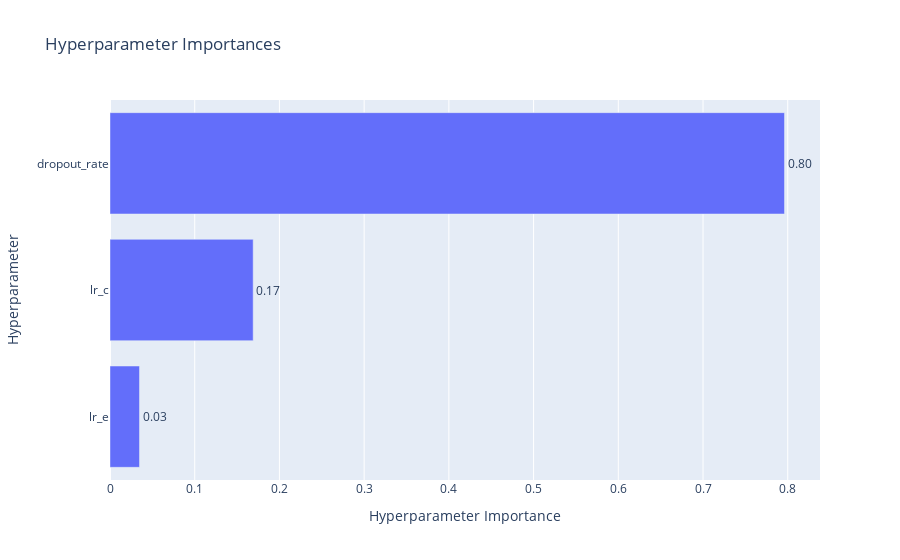

The notebook cell saved with this chart:
### Code cell
optuna.visualization.plot_param_importances(study)

### Figure 1 — Plotly figure (JSON) as saved in the notebook; plotly's stock layout.template omitted (floating-point values rounded to 4 significant figures)
{"data": [{"cliponaxis": false, "hovertemplate": ["lr_e (CategoricalDistribution): 0.034819679708260796<extra></extra>", "lr_c (CategoricalDistribution): 0.16900267931054427<extra></extra>", "dropout_rate (CategoricalDistribution): 0.7961776409811949<extra></extra>"], "name": "Objective Value", "orientation": "h", "text": ["0.03", "0.17", "0.80"], "textposition": "outside", "type": "bar", "x": [0.03482, 0.169, 0.7962], "y": ["lr_e", "lr_c", "dropout_rate"]}], "layout": {"title": {"text": "Hyperparameter Importances"}, "xaxis": {"title": {"text": "Hyperparameter Importance"}}, "yaxis": {"title": {"text": "Hyperparameter"}}}}
